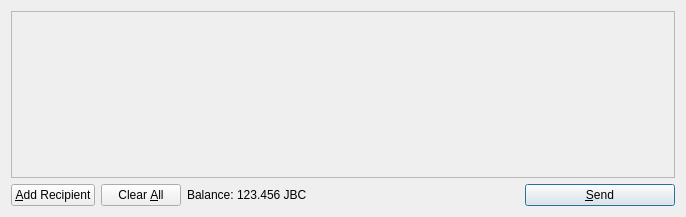
<?xml version="1.0" encoding="UTF-8"?>
<ui version="4.0">
 <class>SendCoinsDialog</class>
 <widget class="QDialog" name="SendCoinsDialog">
  <property name="geometry">
   <rect>
    <x>0</x>
    <y>0</y>
    <width>686</width>
    <height>217</height>
   </rect>
  </property>
  <property name="windowTitle">
   <string>Send Coins</string>
  </property>
  <layout class="QVBoxLayout" name="verticalLayout">
   <item>
    <widget class="QScrollArea" name="scrollArea">
     <property name="widgetResizable">
      <bool>true</bool>
     </property>
     <widget class="QWidget" name="scrollAreaWidgetContents">
      <property name="geometry">
       <rect>
        <x>0</x>
        <y>0</y>
        <width>666</width>
        <height>165</height>
       </rect>
      </property>
      <layout class="QVBoxLayout" name="verticalLayout_2">
       <property name="margin">
        <number>0</number>
       </property>
       <item>
        <layout class="QVBoxLayout" name="entries">
         <property name="spacing">
          <number>6</number>
         </property>
        </layout>
       </item>
       <item>
        <spacer name="verticalSpacer">
         <property name="orientation">
          <enum>Qt::Vertical</enum>
         </property>
         <property name="sizeHint" stdset="0">
          <size>
           <width>20</width>
           <height>40</height>
          </size>
         </property>
        </spacer>
       </item>
      </layout>
     </widget>
    </widget>
   </item>
   <item>
    <layout class="QHBoxLayout" name="horizontalLayout">
     <item>
      <widget class="QPushButton" name="addButton">
       <property name="toolTip">
        <string>Send to multiple recipients at once</string>
       </property>
       <property name="text">
        <string>&amp;Add Recipient</string>
       </property>
       <property name="icon">
        <iconset resource="../bitcoin.qrc">
         <normaloff>:/icons/add</normaloff>:/icons/add</iconset>
       </property>
       <property name="autoDefault">
        <bool>false</bool>
       </property>
      </widget>
     </item>
     <item>
      <widget class="QPushButton" name="clearButton">
       <property name="sizePolicy">
        <sizepolicy hsizetype="Minimum" vsizetype="Fixed">
         <horstretch>0</horstretch>
         <verstretch>0</verstretch>
        </sizepolicy>
       </property>
       <property name="toolTip">
        <string>Remove all transaction fields</string>
       </property>
       <property name="text">
        <string>Clear &amp;All</string>
       </property>
       <property name="icon">
        <iconset resource="../bitcoin.qrc">
         <normaloff>:/icons/remove</normaloff>:/icons/remove</iconset>
       </property>
       <property name="autoRepeatDelay">
        <number>300</number>
       </property>
       <property name="autoDefault">
        <bool>false</bool>
       </property>
      </widget>
     </item>
     <item>
      <layout class="QHBoxLayout" name="horizontalLayout_2">
       <property name="spacing">
        <number>3</number>
       </property>
       <item>
        <widget class="QLabel" name="label">
         <property name="text">
          <string>Balance:</string>
         </property>
        </widget>
       </item>
       <item>
        <widget class="QLabel" name="labelBalance">
         <property name="cursor">
          <cursorShape>IBeamCursor</cursorShape>
         </property>
         <property name="text">
          <string>123.456 JBC</string>
         </property>
         <property name="textInteractionFlags">
          <set>Qt::LinksAccessibleByMouse|Qt::TextSelectableByKeyboard|Qt::TextSelectableByMouse</set>
         </property>
        </widget>
       </item>
      </layout>
     </item>
     <item>
      <spacer name="horizontalSpacer">
       <property name="orientation">
        <enum>Qt::Horizontal</enum>
       </property>
       <property name="sizeHint" stdset="0">
        <size>
         <width>40</width>
         <height>20</height>
        </size>
       </property>
      </spacer>
     </item>
     <item>
      <widget class="QPushButton" name="sendButton">
       <property name="minimumSize">
        <size>
         <width>150</width>
         <height>0</height>
        </size>
       </property>
       <property name="toolTip">
        <string>Confirm the send action</string>
       </property>
       <property name="text">
        <string>&amp;Send</string>
       </property>
       <property name="icon">
        <iconset resource="../bitcoin.qrc">
         <normaloff>:/icons/send</normaloff>:/icons/send</iconset>
       </property>
       <property name="default">
        <bool>true</bool>
       </property>
      </widget>
     </item>
    </layout>
   </item>
  </layout>
 </widget>
 <resources>
  <include location="../bitcoin.qrc"/>
 </resources>
 <connections/>
</ui>
